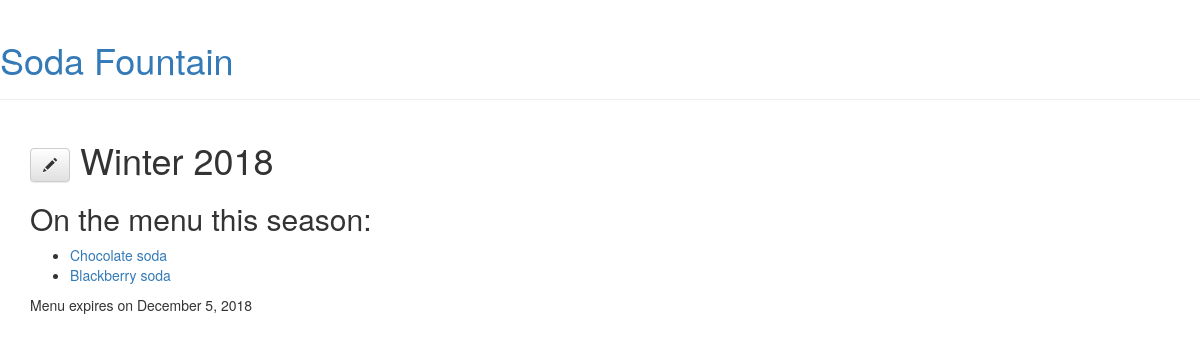
Screenshot of /menu/508/ with the database file from the repository.
### menu/models.py (models this page shows, shortened)
class Menu(models.Model):
    season = models.CharField(max_length=20)
    items = models.ManyToManyField('Item', related_name='items')
    created_date = models.DateTimeField(
            default=timezone.now)
    expiration_date = models.DateTimeField(
            blank=True, null=True)

class Item(models.Model):
    name = models.CharField(max_length=200)
    description = models.TextField()
    chef = models.ForeignKey('auth.User')
    created_date = models.DateTimeField(
            default=timezone.now)
    standard = models.BooleanField(default=False)
    ingredients = models.ManyToManyField('Ingredient')
    def __str__(self):
        return self.name

### menu/views.py (the view)
# urls.py: url(r'^menu/(?P<pk>\d+)/$', views.menu_detail, name='menu_detail'),
def menu_detail(request, pk):
    try:
        menu = Menu.objects.get(pk=pk)
    except ObjectDoesNotExist:
        raise Http404
    return render(request, 'menu/menu_detail.html', {'menu': menu})

### menu/templates/menu/menu_detail.html
{% extends "menu/layout.html" %}
{% block content %}
    <h1>
        <a class="btn btn-default" href="{% url 'menu_edit' pk=menu.pk %}"><span class="glyphicon glyphicon-pencil"></span></a>
        {{ menu.season }}
    </h1>
    <h2>On the menu this season:</h2>
    <ul>
        {% for item in menu.items.all %}
            <li><a href="{% url 'item_detail' pk=item.pk %}">{{ item }}</a></li>
        {% endfor %}
    </ul>
    {% if menu.expiration_date %}
        <div class="date">
            Menu expires on {{ menu.expiration_date|date:"F j, Y" }}
        </div>
{% endif %}
{% endblock %}

### rows the page displays
Menu: season "Winter 2018", expiration_date "December 5, 2018"
Item: name "Chocolate soda"
Item: name "Blackberry soda"
